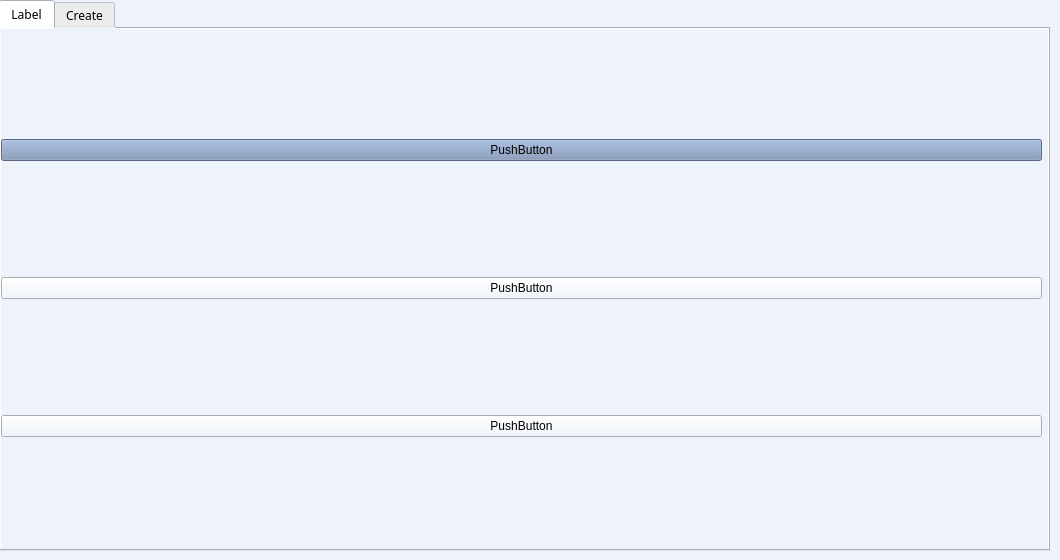
  <widget class="QWidget" name="centralwidget">
   <property name="palette">
    <palette>
     <active>
      <colorrole role="WindowText">
       <brush brushstyle="SolidPattern">
        <color alpha="255">
         <red>0</red>
         <green>0</green>
         <blue>0</blue>
        </color>
       </brush>
      </colorrole>
      <colorrole role="Button">
       <brush brushstyle="SolidPattern">
        <color alpha="255">
         <red>122</red>
         <green>144</green>
         <blue>180</blue>
        </color>
       </brush>
      </colorrole>
      <colorrole role="Light">
       <brush brushstyle="SolidPattern">
        <color alpha="255">
         <red>204</red>
         <green>219</green>
         <blue>253</blue>
        </color>
       </brush>
      </colorrole>
      <colorrole role="Midlight">
       <brush brushstyle="SolidPattern">
        <color alpha="255">
         <red>193</red>
         <green>211</green>
         <blue>254</blue>
        </color>
       </brush>
      </colorrole>
      <colorrole role="Dark">
       <brush brushstyle="SolidPattern">
        <color alpha="255">
         <red>61</red>
         <green>83</green>
         <blue>106</blue>
        </color>
       </brush>
      </colorrole>
      <colorrole role="Mid">
       <brush brushstyle="SolidPattern">
        <color alpha="255">
         <red>92</red>
         <green>114</green>
         <blue>143</blue>
        </color>
       </brush>
      </colorrole>
      <colorrole role="Text">
       <brush brushstyle="SolidPattern">
        <color alpha="255">
         <red>1</red>
         <green>23</green>
         <blue>32</blue>
        </color>
       </brush>
      </colorrole>
      <colorrole role="BrightText">
       <brush brushstyle="SolidPattern">
        <color alpha="255">
         <red>237</red>
         <green>242</green>
         <blue>251</blue>
        </color>
       </brush>
      </colorrole>
      <colorrole role="ButtonText">
       <brush brushstyle="SolidPattern">
        <color alpha="255">
         <red>1</red>
         <green>23</green>
         <blue>32</blue>
        </color>
       </brush>
      </colorrole>
      <colorrole role="Base">
       <brush brushstyle="SolidPattern">
        <color alpha="255">
         <red>255</red>
         <green>255</green>
         <blue>255</blue>
        </color>
       </brush>
      </colorrole>
      <colorrole role="Window">
       <brush brushstyle="SolidPattern">
        <color alpha="255">
         <red>255</red>
         <green>255</green>
         <blue>255</blue>
        </color>
       </brush>
      </colorrole>
      <colorrole role="Shadow">
       <brush brushstyle="SolidPattern">
        <color alpha="255">
         <red>1</red>
         <green>23</green>
         <blue>32</blue>
        </color>
       </brush>
      </colorrole>
      <colorrole role="Highlight">
       <brush brushstyle="SolidPattern">
        <color alpha="255">
         <red>88</red>
         <green>119</green>
         <blue>255</blue>
        </color>
       </brush>
      </colorrole>
      <colorrole role="HighlightedText">
       <brush brushstyle="SolidPattern">
        <color alpha="255">
         <red>117</red>
         <green>154</green>
         <blue>255</blue>
        </color>
       </brush>
      </colorrole>
      <colorrole role="Link">
       <brush brushstyle="SolidPattern">
        <color alpha="255">
         <red>44</red>
         <green>231</green>
         <blue>75</blue>
        </color>
       </brush>
      </colorrole>
      <colorrole role="LinkVisited">
       <brush brushstyle="SolidPattern">
        <color alpha="255">
         <red>255</red>
         <green>60</green>
         <blue>245</blue>
        </color>
       </brush>
      </colorrole>
      <colorrole role="AlternateBase">
       <brush brushstyle="SolidPattern">
        <color alpha="255">
         <red>237</red>
         <green>242</green>
         <blue>251</blue>
        </color>
       </brush>
      </colorrole>
      <colorrole role="ToolTipBase">
       <brush brushstyle="SolidPattern">
        <color alpha="255">
         <red>237</red>
         <green>242</green>
         <blue>251</blue>
        </color>
       </brush>
      </colorrole>
      <colorrole role="ToolTipText">
       <brush brushstyle="SolidPattern">
        <color alpha="255">
         <red>1</red>
         <green>23</green>
         <blue>32</blue>
        </color>
       </brush>
      </colorrole>
      <colorrole role="PlaceholderText">
       <brush brushstyle="SolidPattern">
        <color alpha="128">
         <red>226</red>
         <green>234</green>
         <blue>252</blue>
        </color>
       </brush>
      </colorrole>
     </active>
     <inactive>
      <colorrole role="WindowText">
       <brush brushstyle="SolidPattern">
        <color alpha="255">
         <red>0</red>
         <green>0</green>
         <blue>0</blue>
        </color>
       </brush>
      </colorrole>
      <colorrole role="Button">
       <brush brushstyle="SolidPattern">
        <color alpha="255">
         <red>122</red>
         <green>144</green>
         <blue>180</blue>
        </color>
       </brush>
      </colorrole>
      <colorrole role="Light">
       <brush brushstyle="SolidPattern">
        <color alpha="255">
         <red>204</red>
         <green>219</green>
         <blue>253</blue>
        </color>
       </brush>
      </colorrole>
      <colorrole role="Midlight">
       <brush brushstyle="SolidPattern">
        <color alpha="255">
         <red>193</red>
         <green>211</green>
         <blue>254</blue>
        </color>
       </brush>
      </colorrole>
      <colorrole role="Dark">
       <brush brushstyle="SolidPattern">
        <color alpha="255">
         <red>61</red>
         <green>83</green>
         <blue>106</blue>
        </color>
       </brush>
      </colorrole>
      <colorrole role="Mid">
       <brush brushstyle="SolidPattern">
        <color alpha="255">
         <red>92</red>
         <green>114</green>
         <blue>143</blue>
        </color>
       </brush>
      </colorrole>
      <colorrole role="Text">
       <brush brushstyle="SolidPattern">
        <color alpha="255">
         <red>1</red>
         <green>23</green>
         <blue>32</blue>
        </color>
       </brush>
      </colorrole>
      <colorrole role="BrightText">
       <brush brushstyle="SolidPattern">
        <color alpha="255">
         <red>237</red>
         <green>242</green>
         <blue>251</blue>
        </color>
       </brush>
      </colorrole>
      <colorrole role="ButtonText">
       <brush brushstyle="SolidPattern">
        <color alpha="255">
         <red>1</red>
         <green>23</green>
         <blue>32</blue>
        </color>
       </brush>
      </colorrole>
      <colorrole role="Base">
       <brush brushstyle="SolidPattern">
        <color alpha="255">
         <red>255</red>
         <green>255</green>
         <blue>255</blue>
        </color>
       </brush>
      </colorrole>
      <colorrole role="Window">
       <brush brushstyle="SolidPattern">
        <color alpha="255">
         <red>255</red>
         <green>255</green>
         <blue>255</blue>
        </color>
       </brush>
      </colorrole>
      <colorrole role="Shadow">
       <brush brushstyle="SolidPattern">
        <color alpha="255">
         <red>1</red>
         <green>23</green>
         <blue>32</blue>
        </color>
       </brush>
      </colorrole>
      <colorrole role="Highlight">
       <brush brushstyle="SolidPattern">
        <color alpha="255">
         <red>88</red>
         <green>119</green>
         <blue>255</blue>
        </color>
       </brush>
      </colorrole>
      <colorrole role="HighlightedText">
       <brush brushstyle="SolidPattern">
        <color alpha="255">
         <red>117</red>
         <green>154</green>
         <blue>255</blue>
        </color>
       </brush>
      </colorrole>
      <colorrole role="Link">
       <brush brushstyle="SolidPattern">
        <color alpha="255">
         <red>44</red>
         <green>231</green>
         <blue>75</blue>
        </color>
       </brush>
      </colorrole>
      <colorrole role="LinkVisited">
       <brush brushstyle="SolidPattern">
        <color alpha="255">
         <red>255</red>
         <green>60</green>
         <blue>245</blue>
        </color>
       </brush>
      </colorrole>
      <colorrole role="AlternateBase">
       <brush brushstyle="SolidPattern">
        <color alpha="255">
         <red>237</red>
         <green>242</green>
         <blue>251</blue>
        </color>
       </brush>
      </colorrole>
      <colorrole role="ToolTipBase">
       <brush brushstyle="SolidPattern">
        <color alpha="255">
         <red>237</red>
         <green>242</green>
         <blue>251</blue>
        </color>
       </brush>
      </colorrole>
      <colorrole role="ToolTipText">
       <brush brushstyle="SolidPattern">
        <color alpha="255">
         <red>1</red>
         <green>23</green>
         <blue>32</blue>
        </color>
       </brush>
      </colorrole>
      <colorrole role="PlaceholderText">
       <brush brushstyle="SolidPattern">
        <color alpha="128">
         <red>226</red>
         <green>234</green>
         <blue>252</blue>
        </color>
       </brush>
      </colorrole>
     </inactive>
     <disabled>
      <colorrole role="WindowText">
       <brush brushstyle="SolidPattern">
        <color alpha="255">
         <red>61</red>
         <green>83</green>
         <blue>106</blue>
        </color>
       </brush>
      </colorrole>
      <colorrole role="Button">
       <brush brushstyle="SolidPattern">
        <color alpha="255">
         <red>122</red>
         <green>144</green>
         <blue>180</blue>
        </color>
       </brush>
      </colorrole>
      <colorrole role="Light">
       <brush brushstyle="SolidPattern">
        <color alpha="255">
         <red>204</red>
         <green>219</green>
         <blue>253</blue>
        </color>
       </brush>
      </colorrole>
      <colorrole role="Midlight">
       <brush brushstyle="SolidPattern">
        <color alpha="255">
         <red>193</red>
         <green>211</green>
         <blue>254</blue>
        </color>
       </brush>
      </colorrole>
      <colorrole role="Dark">
       <brush brushstyle="SolidPattern">
        <color alpha="255">
         <red>61</red>
         <green>83</green>
         <blue>106</blue>
        </color>
       </brush>
      </colorrole>
      <colorrole role="Mid">
       <brush brushstyle="SolidPattern">
        <color alpha="255">
         <red>92</red>
         <green>114</green>
         <blue>143</blue>
        </color>
       </brush>
      </colorrole>
      <colorrole role="Text">
       <brush brushstyle="SolidPattern">
        <color alpha="255">
         <red>61</red>
         <green>83</green>
         <blue>106</blue>
        </color>
       </brush>
      </colorrole>
      <colorrole role="BrightText">
       <brush brushstyle="SolidPattern">
        <color alpha="255">
         <red>237</red>
         <green>242</green>
         <blue>251</blue>
        </color>
       </brush>
      </colorrole>
      <colorrole role="ButtonText">
       <brush brushstyle="SolidPattern">
        <color alpha="255">
         <red>61</red>
         <green>83</green>
         <blue>106</blue>
        </color>
       </brush>
      </colorrole>
      <colorrole role="Base">
       <brush brushstyle="SolidPattern">
        <color alpha="255">
         <red>255</red>
         <green>255</green>
         <blue>255</blue>
        </color>
       </brush>
      </colorrole>
      <colorrole role="Window">
       <brush brushstyle="SolidPattern">
        <color alpha="255">
         <red>255</red>
         <green>255</green>
         <blue>255</blue>
        </color>
       </brush>
      </colorrole>
      <colorrole role="Shadow">
       <brush brushstyle="SolidPattern">
        <color alpha="255">
         <red>1</red>
         <green>23</green>
         <blue>32</blue>
        </color>
       </brush>
      </colorrole>
      <colorrole role="Highlight">
       <brush brushstyle="SolidPattern">
        <color alpha="255">
         <red>0</red>
         <green>120</green>
         <blue>215</blue>
        </color>
       </brush>
      </colorrole>
      <colorrole role="HighlightedText">
       <brush brushstyle="SolidPattern">
        <color alpha="255">
         <red>117</red>
         <green>154</green>
         <blue>255</blue>
        </color>
       </brush>
      </colorrole>
      <colorrole role="Link">
       <brush brushstyle="SolidPattern">
        <color alpha="255">
         <red>44</red>
         <green>231</green>
         <blue>75</blue>
        </color>
       </brush>
      </colorrole>
      <colorrole role="LinkVisited">
       <brush brushstyle="SolidPattern">
        <color alpha="255">
         <red>255</red>
         <green>60</green>
         <blue>245</blue>
        </color>
       </brush>
      </colorrole>
      <colorrole role="AlternateBase">
       <brush brushstyle="SolidPattern">
        <color alpha="255">
         <red>237</red>
         <green>242</green>
         <blue>251</blue>
        </color>
       </brush>
      </colorrole>
      <colorrole role="ToolTipBase">
       <brush brushstyle="SolidPattern">
        <color alpha="255">
         <red>237</red>
         <green>242</green>
         <blue>251</blue>
        </color>
       </brush>
      </colorrole>
      <colorrole role="ToolTipText">
       <brush brushstyle="SolidPattern">
        <color alpha="255">
         <red>1</red>
         <green>23</green>
         <blue>32</blue>
        </color>
       </brush>
      </colorrole>
      <colorrole role="PlaceholderText">
       <brush brushstyle="SolidPattern">
        <color alpha="128">
         <red>226</red>
         <green>234</green>
         <blue>252</blue>
        </color>
       </brush>
      </colorrole>
     </disabled>
    </palette>
   </property>
   <property name="font">
    <font>
     <family>Yu Gothic UI Semilight</family>
    </font>
   </property>
   <property name="styleSheet">
    <string notr="true">background-color: rgb(237, 242, 251);</string>
   </property>
   <widget class="QWidget" name="gridLayoutWidget">
    <property name="geometry">
     <rect>
      <x>-1</x>
      <y>0</y>
      <width>1051</width>
      <height>551</height>
     </rect>
    </property>
    <layout class="QGridLayout" name="tabLayout">
     <item row="0" column="0">
      <widget class="QTabWidget" name="logicModes">
       <property name="font">
        <font>
         <family>Yu Gothic UI Semilight</family>
        </font>
       </property>
       <property name="currentIndex">
        <number>0</number>
       </property>
       <property name="movable">
        <bool>true</bool>
       </property>
       <widget class="QWidget" name="labelMode">
        <attribute name="title">
         <string>Label</string>
        </attribute>
        <widget class="QWidget" name="gridLayoutWidget_3">
         <property name="geometry">
          <rect>
           <x>0</x>
           <y>0</y>
           <width>1041</width>
           <height>521</height>
          </rect>
         </property>
         <layout class="QGridLayout" name="gridLayout">
          <item row="1" column="0">
           <widget class="QPushButton" name="pushButton_2">
            <property name="text">
             <string>PushButton</string>
            </property>
           </widget>
          </item>
          <item row="0" column="0">
           <widget class="QPushButton" name="pushButton">
            <property name="palette">
             <palette>
              <active>
               <colorrole role="Button">
                <brush brushstyle="SolidPattern">
                 <color alpha="255">
                  <red>122</red>
                  <green>144</green>
                  <blue>180</blue>
                 </color>
                </brush>
               </colorrole>
               <colorrole role="Base">
                <brush brushstyle="SolidPattern">
                 <color alpha="255">
                  <red>122</red>
                  <green>144</green>
                  <blue>180</blue>
                 </color>
                </brush>
               </colorrole>
               <colorrole role="Window">
                <brush brushstyle="SolidPattern">
                 <color alpha="255">
                  <red>122</red>
                  <green>144</green>
                  <blue>180</blue>
                 </color>
                </brush>
               </colorrole>
              </active>
              <inactive>
               <colorrole role="Button">
                <brush brushstyle="SolidPattern">
                 <color alpha="255">
                  <red>122</red>
                  <green>144</green>
                  <blue>180</blue>
                 </color>
                </brush>
               </colorrole>
               <colorrole role="Base">
                <brush brushstyle="SolidPattern">
                 <color alpha="255">
                  <red>122</red>
                  <green>144</green>
                  <blue>180</blue>
                 </color>
                </brush>
               </colorrole>
               <colorrole role="Window">
                <brush brushstyle="SolidPattern">
                 <color alpha="255">
                  <red>122</red>
                  <green>144</green>
                  <blue>180</blue>
                 </color>
                </brush>
               </colorrole>
              </inactive>
              <disabled>
               <colorrole role="Button">
                <brush brushstyle="SolidPattern">
                 <color alpha="255">
                  <red>122</red>
                  <green>144</green>
                  <blue>180</blue>
                 </color>
                </brush>
               </colorrole>
               <colorrole role="Base">
                <brush brushstyle="SolidPattern">
                 <color alpha="255">
                  <red>122</red>
                  <green>144</green>
                  <blue>180</blue>
                 </color>
                </brush>
               </colorrole>
               <colorrole role="Window">
                <brush brushstyle="SolidPattern">
                 <color alpha="255">
                  <red>122</red>
                  <green>144</green>
                  <blue>180</blue>
                 </color>
                </brush>
               </colorrole>
              </disabled>
             </palette>
            </property>
            <property name="styleSheet">
             <string notr="true">background-color: rgb(122, 144, 180);</string>
            </property>
            <property name="text">
             <string>PushButton</string>
            </property>
           </widget>
          </item>
          <item row="2" column="0">
           <widget class="QPushButton" name="pushButton_3">
            <property name="text">
             <string>PushButton</string>
            </property>
           </widget>
          </item>
         </layout>
        </widget>
       </widget>
       <widget class="QWidget" name="createMode">
        <attribute name="title">
         <string>Create</string>
        </attribute>
        <widget class="QWidget" name="gridLayoutWidget_2">
         <property name="geometry">
          <rect>
           <x>0</x>
           <y>0</y>
           <width>1041</width>
           <height>521</height>
          </rect>
         </property>
         <layout class="QGridLayout" name="createTabLayout">
          <item row="0" column="0">
           <widget class="QLabel" name="testLabel">
            <property name="text">
             <string>nada</string>
            </property>
           </widget>
          </item>
         </layout>
        </widget>
       </widget>
      </widget>
     </item>
    </layout>
   </widget>
  </widget>
